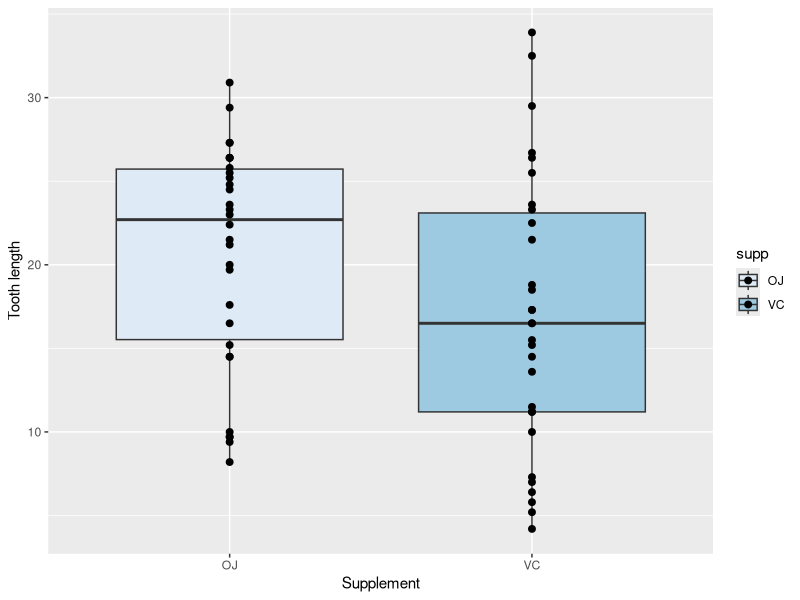
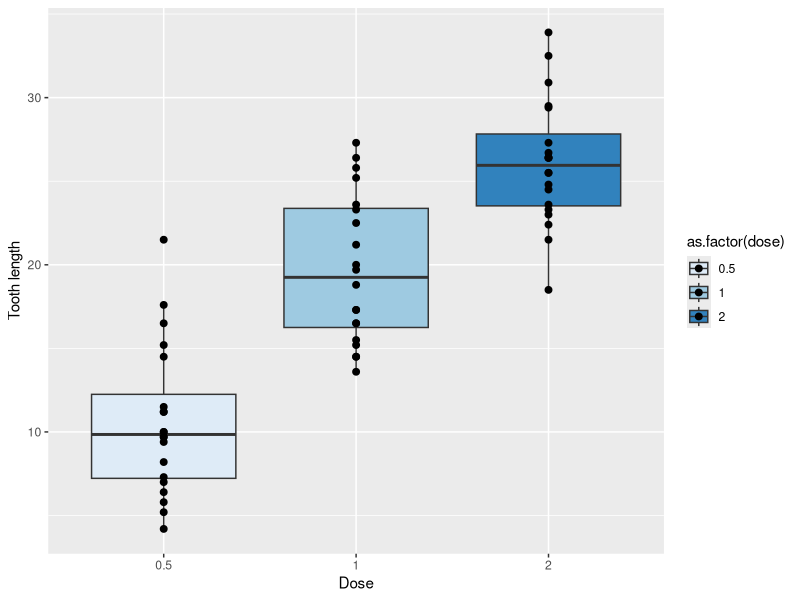

Write the R code that produced these figures, in order. (Note: this script raises an error after producing the figures.)
## ---- chunk 1
library(ggplot2)
library(knitr)
library(data.table)
## ---- chunk 2
ggplot(ToothGrowth, aes(supp, len, fill = supp)) +
        geom_boxplot() +
        geom_point(size = 2) +
        xlab ("Supplement") +
        ylab("Tooth length") +
        scale_fill_brewer()
ggplot(ToothGrowth, aes(as.factor(dose), len, fill = as.factor(dose))) +
        geom_boxplot() +
        geom_point(size = 2) +
        xlab ("Dose") +
        ylab("Tooth length") +
        scale_fill_brewer()
## ---- chunk 3
data <- ToothGrowth
data$dose <- as.factor(data$dose)
table <- data.table(data)
summary <- table[,list(mean=mean(len),sd=sd(len)),by=c("supp", "dose")]
output <- cbind(paste(summary$mean[1:3], "+-", signif(summary$sd[1:3], 3)),
                paste(summary$mean[4:6], "+-", signif(summary$sd[4:6], 3)))
colnames(output) <- c("VC", "OJ")
rownames(output) <- c("0.5", "1", "2")
kable(output)
## ---- chunk 4

p.adjust(pValues, method="BH")
